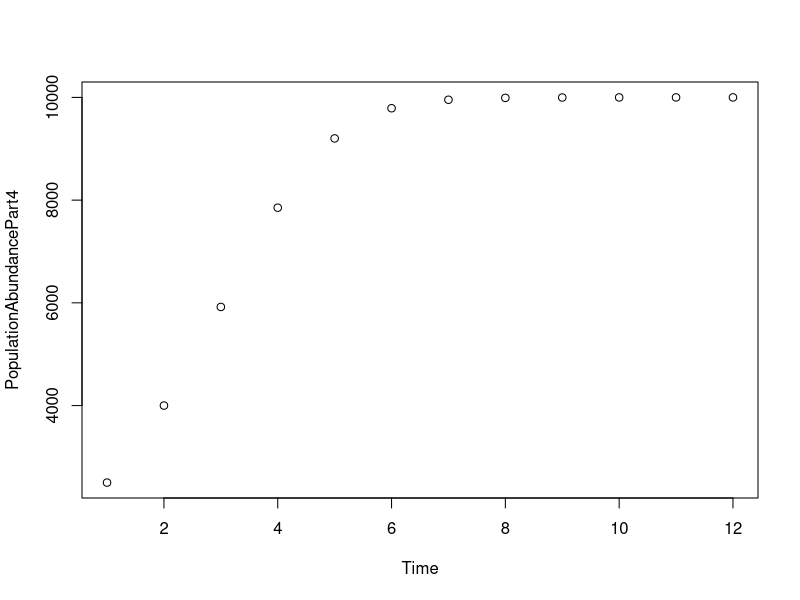

This figure's R source:
#STEP 1: Write a loop for "hi" such that it prints 10 times
#parameters
HiSeq <- seq(1:10)

#calculations
for(i in HiSeq) {
  print("hi")
}

#STEP 2: Write a loop that shows how much money Tim has after 8 weeks, taking in to account his initial balance, his allowance, and his expenditures. 
#parameters
TimsInitial <- 10
TimsAllowance <- 5
TimsExpenditures <- 2 * 1.34
TimsSeq <- seq(1:8)

#calculations
for(i in TimsSeq) {
  print(TimsInitial + (TimsAllowance * i) - TimsExpenditures)
}

#STEP 3: Write a loop that calculates the population size of a specific population for the next seven years. 
#parameters
PopInitial <- 2000
PopRate <- .95
PopSeq <- seq(1:7)

#parameters for preallocation
numTimes <- length(PopSeq)
PopAbundance <- rep(0, numTimes)

#calculations
for( i in 1:numTimes) {
  PopAbundance[i] <- PopInitial * (PopRate ^ PopSeq[i] )
}

#check calculation
print(PopAbundance) #It works!

#STEP 4: Use the discrete-time logistic growth equation to create a loop to print out abundances over 12 years 
#parameters
Pop_at_time_1 <- 2500
CarryingCapacity <- 10000
IntrinsicGrowthRate <- 0.8
TimeSeq <- seq(1:12)

#preallocation parameters
numberoftimes <- length(TimeSeq)
PopulationAbundancePart4 <- rep(0, numberoftimes)
PopulationAbundancePart4[1] <- Pop_at_time_1

#calculations
for(i in 2:numberoftimes) {
  PopulationAbundancePart4[i] <- PopulationAbundancePart4[i - 1] + (IntrinsicGrowthRate * PopulationAbundancePart4[i- 1] * (CarryingCapacity - PopulationAbundancePart4[i - 1]) / CarryingCapacity)
}

#checking
PopulationAbundancePart4

#print out the value for t= 12
print(PopulationAbundancePart4[12]) #It works!!

#STEP 5A: Use the rep command to make a vector with 18 zeros
rep(0 , 18 )

#create a variable to hold this vector
MyVecForPart5 <- rep(0 , 18)

#check
MyVecForPart5 #this worked

#STEP 5B: Write a loop that is iterated 18 times that will make the loop print out the value of 3 times the ith value of i in the ith spot from the vector from part A
#parameters
NumbTimes <- length(1:18)

#calculation
for(i in 1:NumbTimes) {
   MyVecForPart5[i] <- 3 * i
}

#check
MyVecForPart5 #it worked!!

#STEP 5C: Repeat step A to make a new vector of zeros and then make the first entry '1' 
NewVector <- rep(0, 18)
NewVector[1] <- 1

#check
NewVector #it worked!

#STEP 5D: Write a loop so that starting with the second entry of the vector created in part c such that the value stored in that position is equal to one plus twice the value of the previous number
#preallocation
Times <- length(1:18)
StepDVec <- NewVector

#calculation
for(i in 2:Times) {
  StepDVec[i] <- 1 + (2 * StepDVec[i - 1])
}

#check
StepDVec #it worked!

#STEP 6: Create a loop to read out the Fibonacci Sequence for the first 20 numbers
#parameters
NumOfTimes <- length(1:20)

#preallocation 
FibSeq <- rep(0, 20)
FibSeq[1] <- 0
FibSeq[2] <- 1

#calculation
for(i in 3:NumOfTimes) {
  FibSeq[i] <- FibSeq[i - 1] + FibSeq[i - 2]
}

#check
FibSeq #it worked! It is also stored in that variable FibSeq. 

#STEP 7: Make a vector for time and a vector for the data (from step 4) and plot 
#parameters
Time <- seq(1:12)

#plot
plot(Time, PopulationAbundancePart4)

